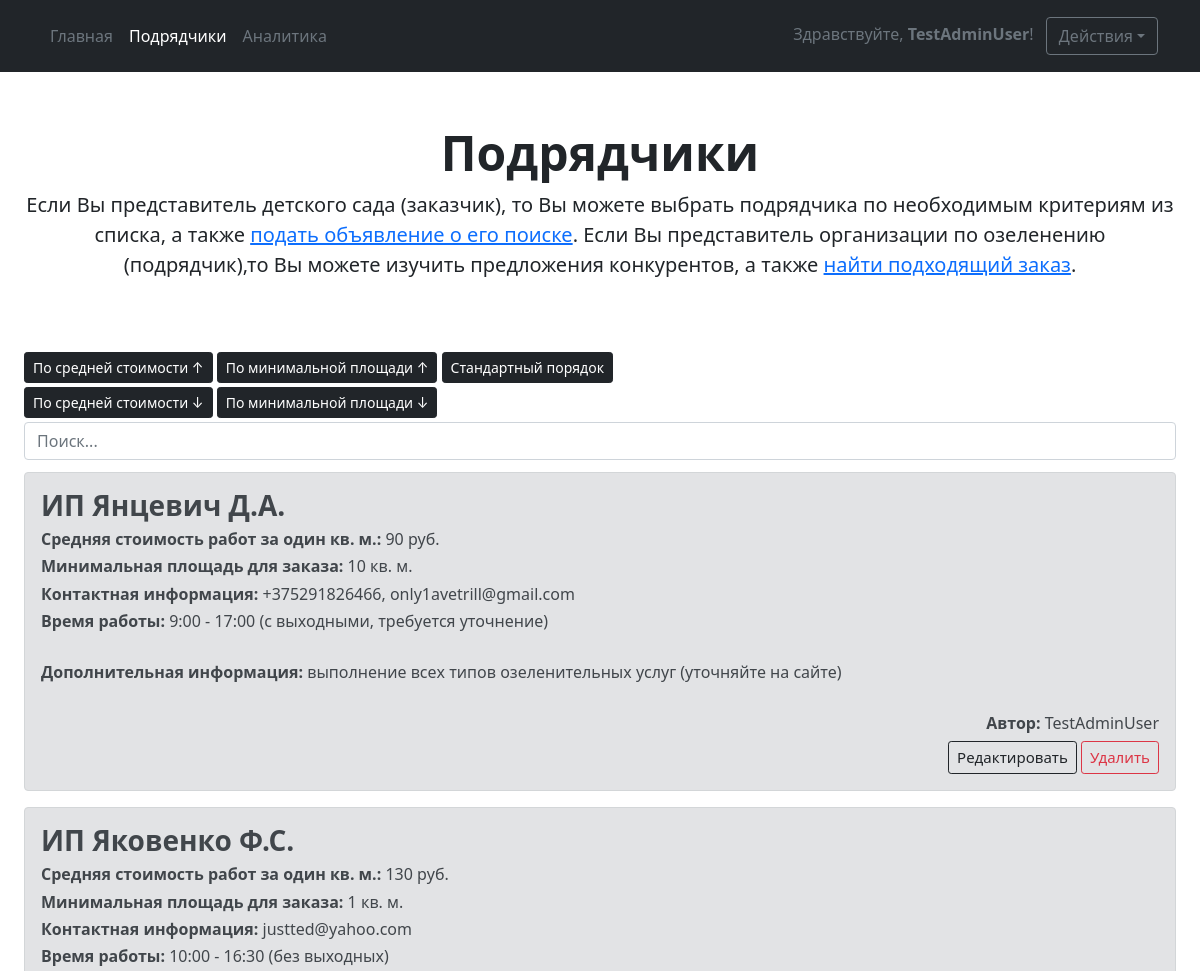
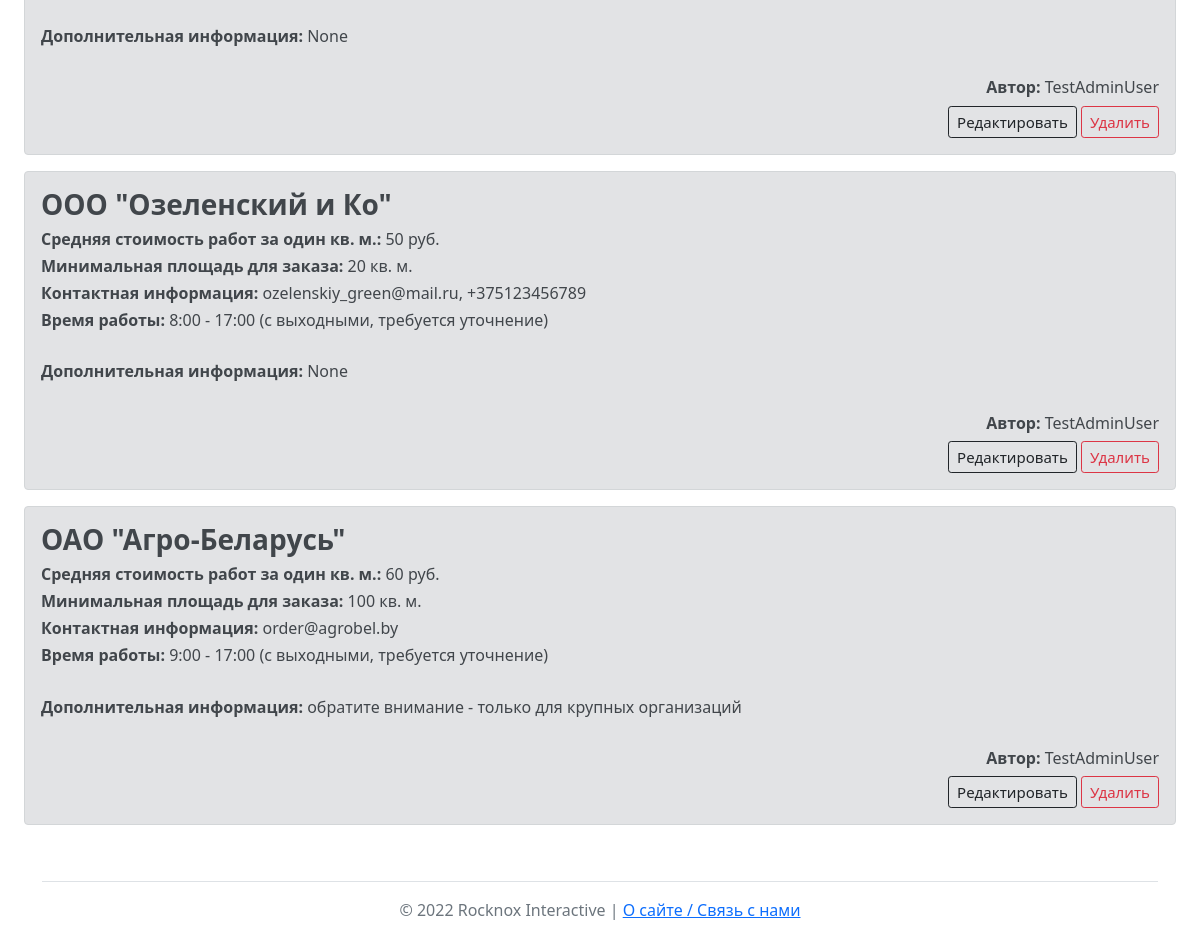
The app's page /executors (signed in), older data (2 pictures, top to bottom).
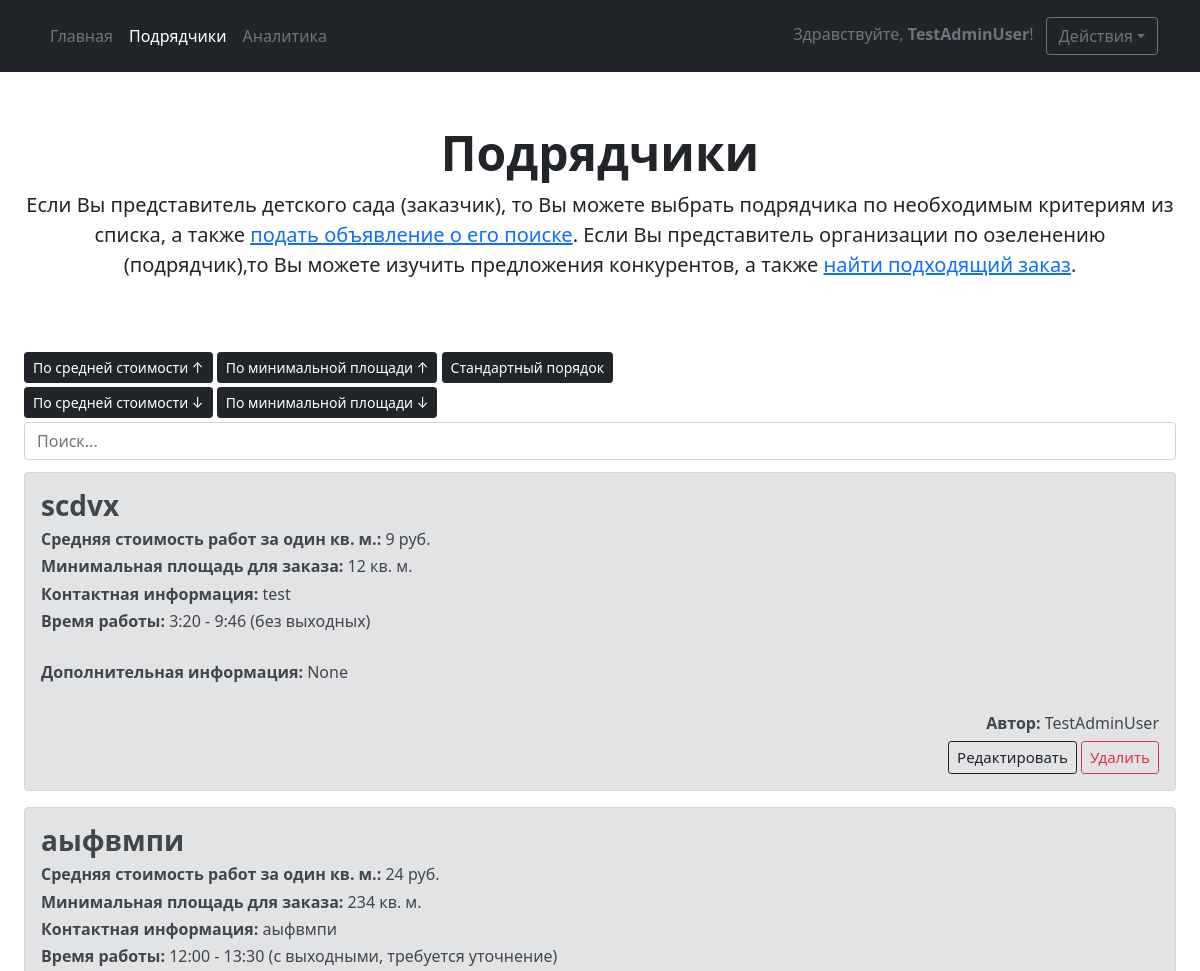
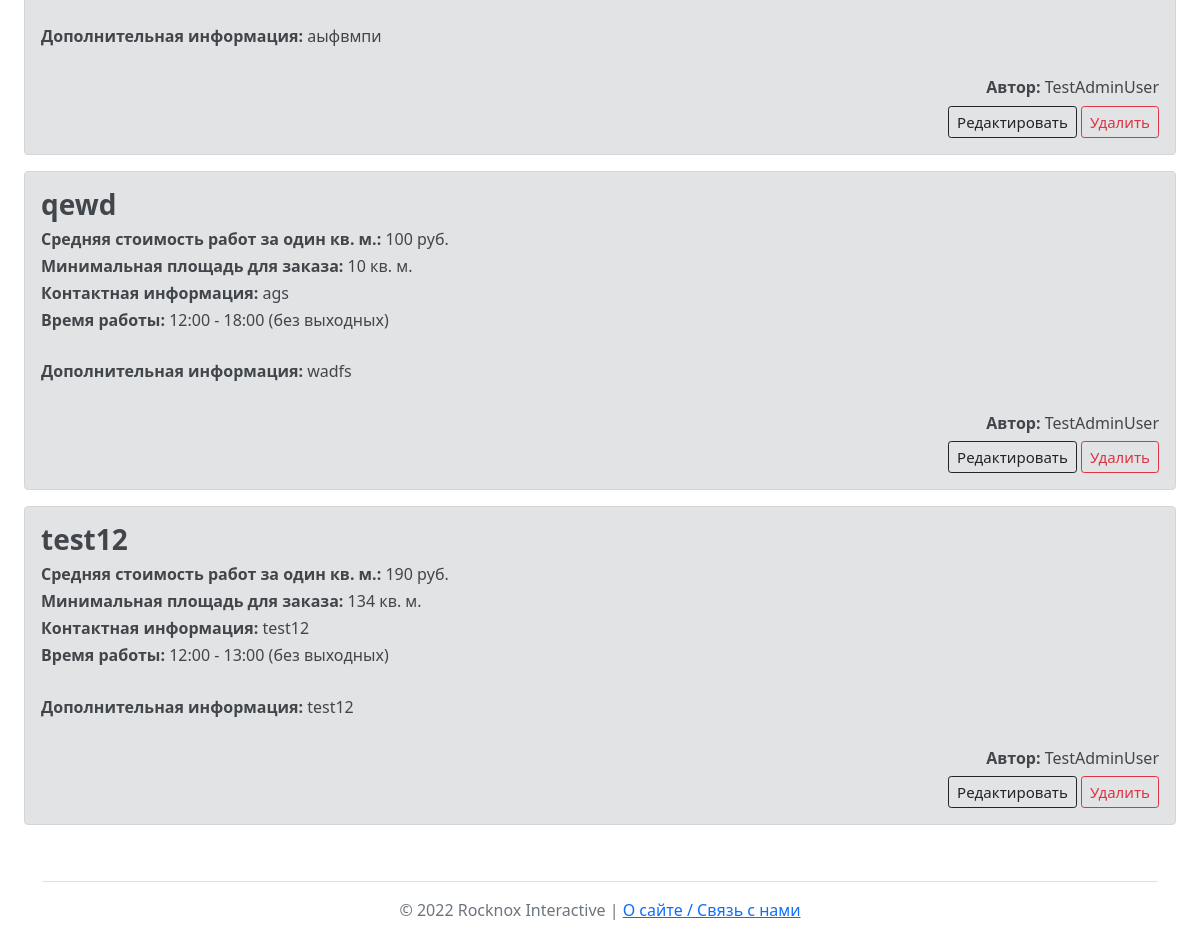
The same page, newer data (2 pictures, top to bottom).
### main/models.py (models this page shows)
class Executor(models.Model):
    weekends = (
        ('без выходных', 'без выходных'),
        ('с выходными, требуется уточнение', 'с выходными, требуется уточнение')
    )
    class Meta:
        verbose_name = 'Исполнитель'
        verbose_name_plural = 'Исполнители'
    title = models.CharField(max_length=50, verbose_name='Название')
    price = models.IntegerField(verbose_name='Стоимость услуг',
                                validators=[MinValueValidator(0), MaxValueValidator(999999)])
    minarea = models.IntegerField(verbose_name='Минимальная площадь для заказа',
                                  validators=[MinValueValidator(0), MaxValueValidator(999999)])
    contact = models.CharField(max_length=300, verbose_name='Контактная информация')
    worktime_start = models.TimeField(verbose_name='[Время работы] Начало')
    worktime_end = models.TimeField(verbose_name='[Время работы] Окончание')
    additionalinfo = models.CharField(max_length=500, verbose_name='Дополнительная информация', blank=True, null=True)
    weekends = models.CharField(max_length=50, choices=weekends)
    average_rank = models.IntegerField(default=0, null=True, blank=True)
    author = models.ForeignKey(User, on_delete=models.CASCADE)

### main/views.py (the view)
# urls.py: path('executors', views.ExecutorsPage, name='executors'),
@login_required
def ExecutorsPage(request):
    executors = Executor.objects.all()
    search = request.GET.get('search', '')
    if search:
        executors = Executor.objects.filter(Q(title__icontains=search) | Q(price__icontains=search))
    else:
        Executor.objects.all()
    return render(request, 'executors.html', {'executors': executors})

### main/templates/executors.html (shortened to what this page needs)
{% extends 'base.html' %} {% block title %}Подрядчики{% endblock %} {% block mainbuttons %}
<li><a href='{% url 'main' %}' class="nav-link px-2 text-secondary">Главная</a></li>
<li><a href='{% url 'executors' %}' class="nav-link px-2 text-white">Подрядчики</a></li>
<li><a href='{% url 'analytics' %}' class="nav-link px-2 text-secondary">Аналитика</a></li> {% endblock %}
{% block main %}
<div class="px-4 pt-5 my-1 text-center">
    <h1 class="display-5 fw-bold">Подрядчики</h1>
    <div class="col-lg-12 mx-auto">
        <p class="lead mb-4">Если Вы представитель детского сада (заказчик), то Вы можете выбрать подрядчика по
            необходимым критериям из списка, а также <a href="{% url 'addad' %}">подать объявление о его поиске</a>.
            Если Вы представитель организации по озеленению (подрядчик),то Вы можете изучить предложения
            конкурентов, а также <a href="{% url 'main' %}">найти подходящий заказ</a>.</p>
    </div>
</div>
<div class="px-4 pt-5 my-1"><a class="btn btn-dark btn-lg px-2 btn-sm" href="{% url 'sortExecutors' 'price' %}">По
        средней
        стоимости ↑</a>
    <a class="btn btn-dark btn-lg px-2 btn-sm" href="{% url 'sortExecutors' 'minarea' %}">По минимальной площади
        ↑</a>
    <a class="btn btn-dark btn-lg px-2 btn-sm" href="{% url 'executors' %}">Стандартный порядок</a>
</div>
<div class="px-4 my-1"><a class="btn btn-dark btn-lg px-2 btn-sm" href="{% url 'sortExecutors' '-price' %}">По
        средней
        стоимости ↓</a>
    <a class="btn btn-dark btn-lg px-2 btn-sm" href="{% url 'sortExecutors' '-minarea' %}">По минимальной площади
        ↓</a>
    <form class="form-inline my-lg-1" action="{% url 'executors' %}">
        <input class="form-control" type="search" placeholder="Поиск..." aria-label="search" name="search">
    </form>
</div>
<div class="px-4 pt-2 my-1"> {% if executors %} {% for el in executors %}
    <div class="alert alert-secondary">
        <h3><b>{{ el.title }}</b></h3>
        <h6><b>Средняя стоимость работ за один кв. м.:</b> {{ el.price }} руб.</h6>
        <h6><b>Минимальная площадь для заказа:</b> {{ el.minarea }} кв. м.</h6>
        <h6><b>Контактная информация:</b> {{ el.contact }}</h6>
        <h6><b>Время работы:</b> {{ el.worktime_start }} - {{ el.worktime_end }} ({{ el.weekends }})</h6>
        <br>
        <h6><b>Дополнительная информация:</b> {{ el.additionalinfo }}</h6>
        <div align="right">
            {% if user.id == el.author.id or user.is_superuser %}
            {% if user.is_superuser %}<br>
            <h6><b>Автор:</b> {{ el.author }}</h6>{% endif %}
            <a href="/editexecutor/{{ el.id }}" type="button" class="btn btn-lg btn-outline-dark btn-sm" style="font-size: 15px">Редактировать</a>
            <a href="/deleteexecutor/{{ el.id }}" type="button" class="btn btn-lg btn-outline-danger btn-sm" style="font-size: 15px">Удалить</a>
        </div>
    </div>
    {% else %}
</div>
</div>
{% endif %}
{% endfor %} {% else %}
<div class="alert alert-danger text-center">
    <h3><b>Подрядчиков нет!</b></h3>
    <h10>Добавьте нового либо повторите попытку позже.</h10>
</div> {% endif %} </div> {% endblock %}

Row changes from the older to the newer data that the page shows:
removed Executor: title "ИП Янцевич Д.А.", price "90", minarea "10", contact "+375291826466, only1avetrill@gmail.com", worktime_start "9:00", worktime_end "17:00", weekends "с выходными, требуется уточнение", additionalinfo "выполнение всех типов озеленительных услуг (уточняйте на сайте)", author "TestAdminUser"
removed Executor: title "ИП Яковенко Ф.С.", price "130", minarea "1", contact "justted@yahoo.com", worktime_start "10:00", worktime_end "16:30", weekends "без выходных", additionalinfo "None", author "TestAdminUser"
removed Executor: title "ООО \"Озеленский и Ко\"", price "50", minarea "20", contact "ozelenskiy_green@mail.ru, +375123456789", worktime_start "8:00", worktime_end "17:00", weekends "с выходными, требуется уточнение", additionalinfo "None", author "TestAdminUser"
removed Executor: title "ОАО \"Агро-Беларусь\"", price "60", minarea "100", contact "order@agrobel.by", worktime_start "9:00", worktime_end "17:00", weekends "с выходными, требуется уточнение", additionalinfo "обратите внимание - только для крупных организаций", author "TestAdminUser"
added Executor: title "scdvx", price "9", minarea "12", contact "test", worktime_start "3:20", worktime_end "9:46", weekends "без выходных", additionalinfo "None", author "TestAdminUser"
added Executor: title "аыфвмпи", price "24", minarea "234", contact "аыфвмпи", worktime_start "12:00", worktime_end "13:30", weekends "с выходными, требуется уточнение", additionalinfo "аыфвмпи", author "TestAdminUser"
added Executor: title "qewd", price "100", minarea "10", contact "ags", worktime_start "12:00", worktime_end "18:00", weekends "без выходных", additionalinfo "wadfs", author "TestAdminUser"
added Executor: title "test12", price "190", minarea "134", contact "test12", worktime_start "12:00", worktime_end "13:00", weekends "без выходных", additionalinfo "test12", author "TestAdminUser"
